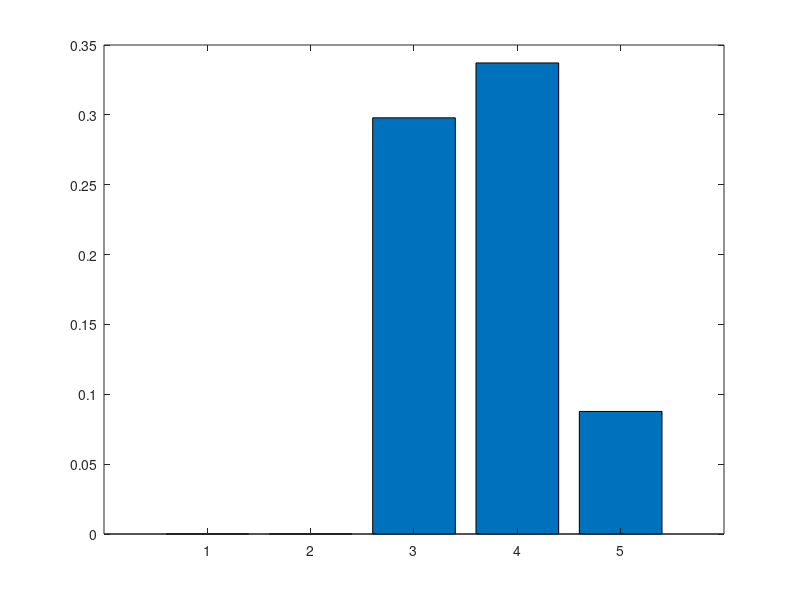

Write MATLAB code to recreate this figure. (Note: this script raises an error after producing the figure.)
function plot_benchmark_comparison()

load('results/benchmark/tables/summary.mat');

figure;

gamma_plot = summary.gamma;
gamma_plot(gamma_plot < 1e-6) = 1e-6;

bar(gamma_plot);
hold on;

% threshold
yline(0.1, '--', '\gamma = 0.1 threshold');

set(gca,'XTickLabel', summary.name);
set(gca,'YScale','log');

ylabel('\gamma (log scale)');
title('Curvature of Benchmark Problems');

grid on;

% === ADD TEXT LABELS ===
for i = 1:length(summary.gamma)
    text(i, gamma_plot(i)*1.5, sprintf('%.2e', summary.gamma(i)), ...
        'HorizontalAlignment','center');
end

end
